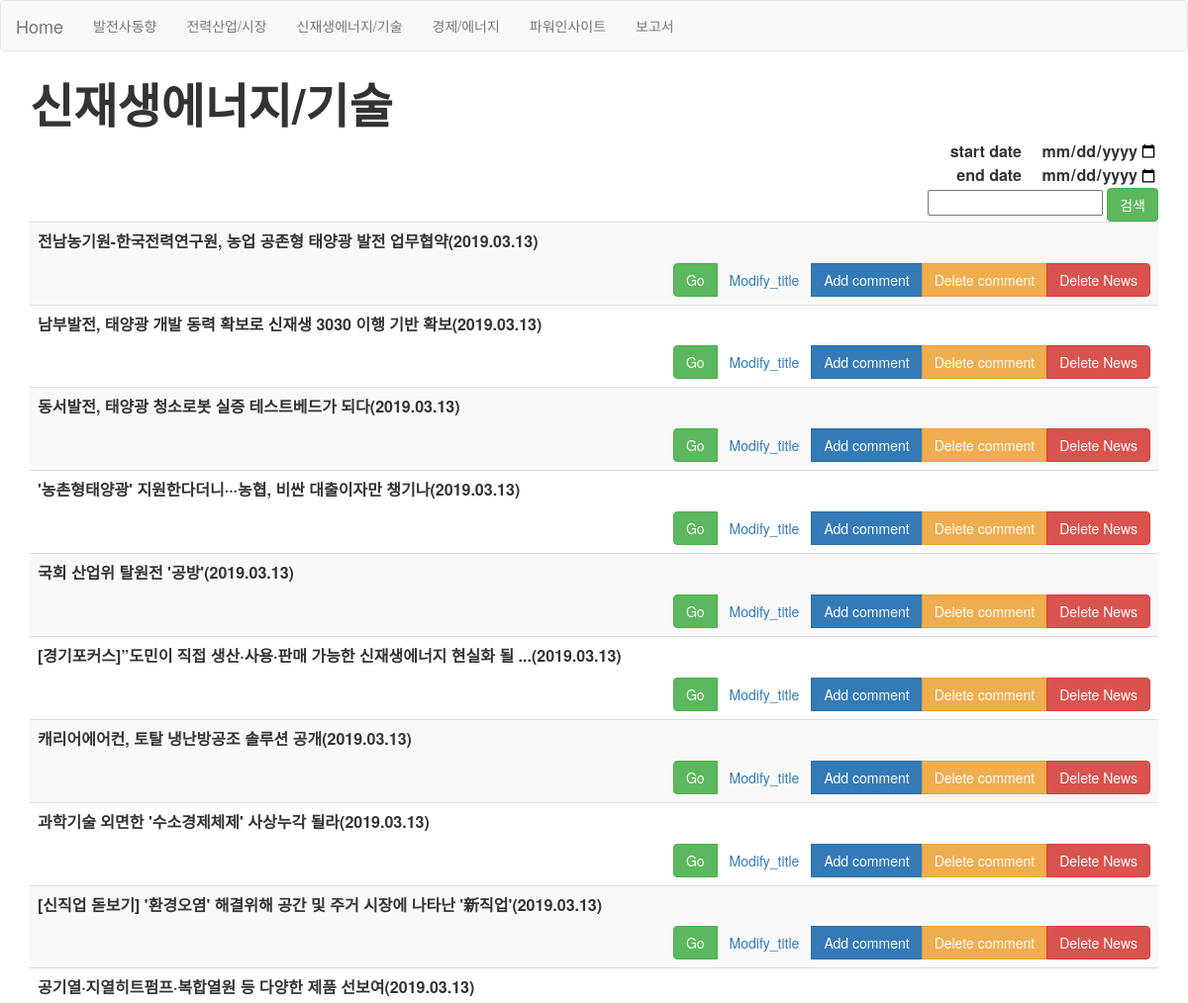
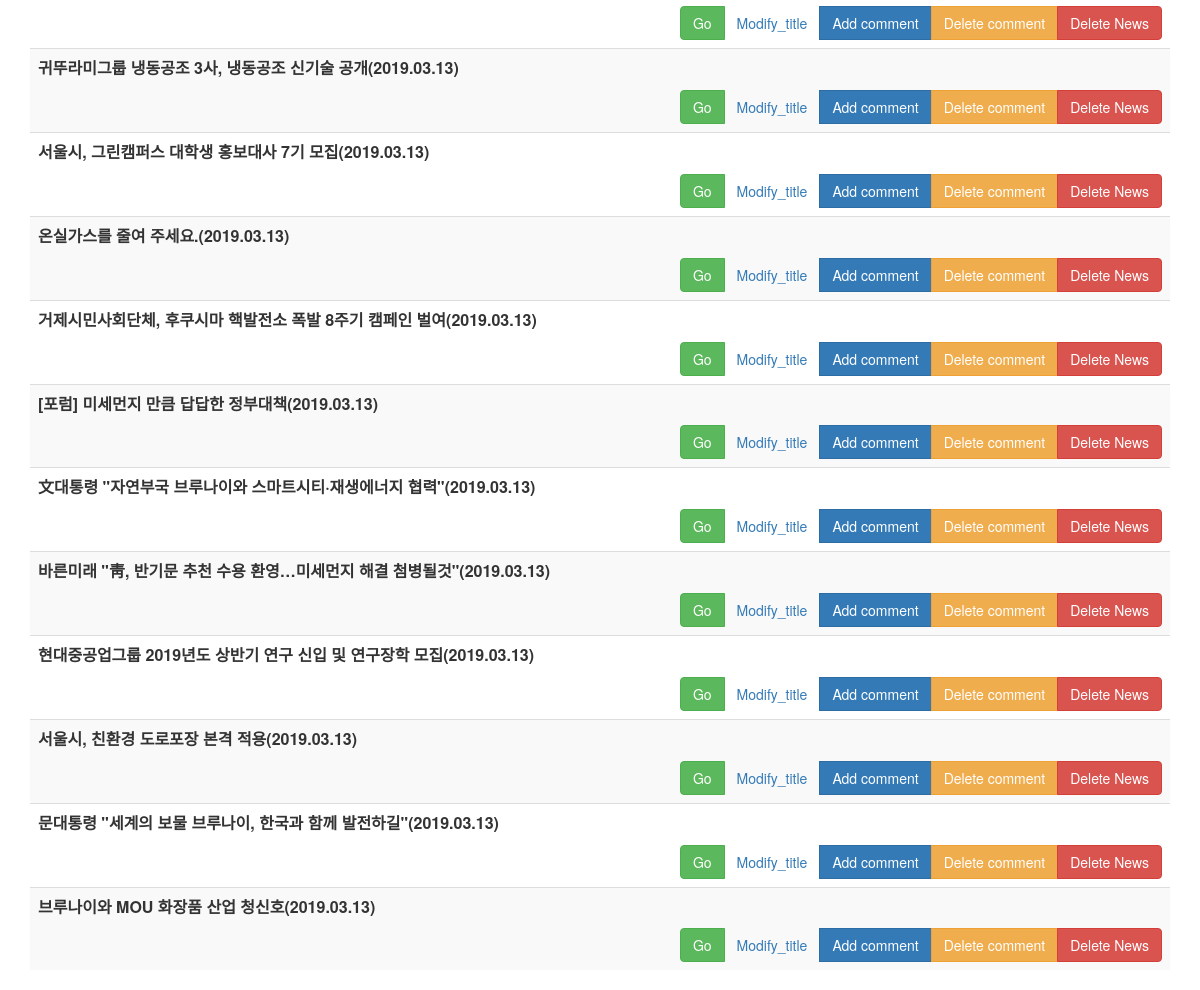
The app's page /신재생에너지/기술/ with its own data (2 pictures, top to bottom).
### MorningBriefing/models.py (models this page shows)
class News(models.Model):
    Title = models.CharField(max_length=200) #<title>{% News.title%}</title>
    Link = models.CharField(max_length=2000, unique=True) #a href = {% News.link[]%}
    Comment = models.TextField(
        blank = True,
        default = None)
    Published_date = models.DateField(default =timezone.now)
    Select = (
        ('A', '발전사 동향'), # 한전 #남동발전 #한국전력 #동서발전 #..... -- >
        ('B', '전력산업/시장'), #전력 #이병준 #주병권
        ('C', '신재생에너지/기술'),
        ('D', '경제/에너지'),
    )
    Data_field = models.CharField(
        max_length = 1,
        choices = Select,
        blank = True,
        default = 'm',
    )
    class Meta:
        ordering = ['Data_field', 'Published_date' ]

### MorningBriefing/views.py (called while the page is built)
def c(request):
	today=datetime.date.today()
	one_day_ago = today-datetime.timedelta(days=1)
	try:
		start_date=request.POST["start_date"]
	except:
		start_date="2019-01-01"
	try:
		end_date=request.POST["end_date"]
	except:
		end_date=today
	try:
		search=request.POST["search"]
	except:
		search=""
	start_date=start_date if start_date else one_day_ago
	end_date=end_date if end_date else today
	news = News.objects.filter(Q(Published_date__gte=start_date, Published_date__lte=end_date)&Q(Title__contains=search)).order_by('-Published_date')
	context = {'news':news,}
	return render(request, 'MorningBriefing/c.html',context)

### MorningBriefing/templates/MorningBriefing/c.html (shortened to what this page needs)
<!DOCTYPE html>
<html lang="en">
<head>
  <link rel="stylesheet" href="http://maxcdn.bootstrapcdn.com/bootstrap/3.3.6/css/bootstrap.min.css">
</head>
<body>
    <nav class="navbar navbar-default">
        <div class="container-fluid">
          <div class="navbar-header">
            <a class="navbar-brand" href="{% url 'MorningBriefing:home' %}">Home</a>
          </div>
          <ul class="nav navbar-nav">
            <li><a href = "{% url 'MorningBriefing:발전사동향' %}">발전사동향</a></li>
            <li><a href = "{% url 'MorningBriefing:전력산업/시장'%}">전력산업/시장</a></li>
            <li><a href = "{% url 'MorningBriefing:신재생에너지/기술'%}">신재생에너지/기술</a></li>
            <li><a href = "{% url 'MorningBriefing:경제/에너지'%}">경제/에너지</a></li>
            <li><a href = "{% url 'MorningBriefing:파워인사이트'%}">파워인사이트</a></li>
            <li><a href = "{% url 'MorningBriefing:보고서'%}">보고서</a></li>
          </ul>
        </div>
      </nav>
<div class="container">
    <table class="table table-striped">
        <thead>
            <tr>
                <div><B><font size=10>신재생에너지/기술</font></B></div>
                    <form method="post">
                      <div style="text-align: right"><font size = 3><B>start date<input type="date" style = "text-align: right;border: 0px; font-size: 3" name="start_date" value="{{start_date}}"></B></font>
                      <div style="text-align: right"><font size = 3><B>end  date<input type="date" style = "text-align: right;border: 0px; font-size: 3" name="end_date" value="{{end_date}}"></B></font>
                      <br>
                        <input name="search" value="{{search}}">
                      <input type="submit" class="btn btn-success" value="검색">
                    </form>
                  </div>
        <tbody>
            {% for news in news %}
            {% if news.Data_field == 'C' %}
        <tr>
            <td>
                <div>
                    <p><font size=3><B>{{news.Title}}({{news.Published_date|date:"Y.m.d"}})</B></font></p>
                </div>
              <div align="right">
                <div class="btn-group">
                  <button type="submit" class="btn btn-success"  style="text-align:right;" onclick="window.open('{{news.Link}}')">Go</button>
                  <a class="btn btn-light" href="{%url 'MorningBriefing:modify_title' pk=news.pk %}">Modify_title</a>
                  <a class="btn btn-primary" href="{%url 'MorningBriefing:add_comment_to_post' pk=news.pk %}">Add comment</a>
                <a href="{% url 'MorningBriefing:delete_news' pk=news.pk %}" class="btn btn-warning del" role="button" onclick="return confirm('정말 삭제하시겠습니까?')">Delete comment</a>
              <a href="{% url 'MorningBriefing:delete' pk=news.pk %}" class="btn btn-danger del" role="button" onclick="return confirm('정말 삭제하시겠습니까?')">Delete News</a>
              </div>
              </div>
            {% endif %}
          </td>
        </tr>
        {% endfor %}
        </tbody>
</body>

### records on screen
News: Title "전남농기원-한국전력연구원, 농업 공존형 태양광 발전 업무협약", Published_date "2019.03.13"
News: Title "남부발전, 태양광 개발 동력 확보로 신재생 3030 이행 기반 확보", Published_date "2019.03.13"
News: Title "동서발전, 태양광 청소로봇 실증 테스트베드가 되다", Published_date "2019.03.13"
News: Title "'농촌형태양광' 지원한다더니···농협, 비싼 대출이자만 챙기나", Published_date "2019.03.13"
News: Title "국회 산업위 탈원전 '공방'", Published_date "2019.03.13"
News: Title "[경기포커스]”도민이 직접 생산·사용·판매 가능한 신재생에너지 현실화 될 ...", Published_date "2019.03.13"
News: Title "캐리어에어컨, 토탈 냉난방공조 솔루션 공개", Published_date "2019.03.13"
News: Title "과학기술 외면한 '수소경제체제' 사상누각 될라", Published_date "2019.03.13"
News: Title "[신직업 돋보기] '환경오염' 해결위해 공간 및 주거 시장에 나타난 '新직업'", Published_date "2019.03.13"
News: Title "공기열·지열히트펌프·복합열원 등 다양한 제품 선보여", Published_date "2019.03.13"
News: Title "귀뚜라미그룹 냉동공조 3사, 냉동공조 신기술 공개", Published_date "2019.03.13"
News: Title "서울시, 그린캠퍼스 대학생 홍보대사 7기 모집", Published_date "2019.03.13"
News: Title "온실가스를 줄여 주세요.", Published_date "2019.03.13"
News: Title "거제시민사회단체, 후쿠시마 핵발전소 폭발 8주기 캠페인 벌여", Published_date "2019.03.13"
News: Title "[포럼] 미세먼지 만큼 답답한 정부대책", Published_date "2019.03.13"
News: Title "文대통령 \"자연부국 브루나이와 스마트시티·재생에너지 협력\"", Published_date "2019.03.13"
News: Title "바른미래 \"靑, 반기문 추천 수용 환영…미세먼지 해결 첨병될것\"", Published_date "2019.03.13"
News: Title "현대중공업그룹 2019년도 상반기 연구 신입 및 연구장학 모집", Published_date "2019.03.13"
News: Title "서울시, 친환경 도로포장 본격 적용", Published_date "2019.03.13"
News: Title "문대통령 \"세계의 보물 브루나이, 한국과 함께 발전하길\"", Published_date "2019.03.13"
News: Title "브루나이와 MOU 화장품 산업 청신호", Published_date "2019.03.13"
